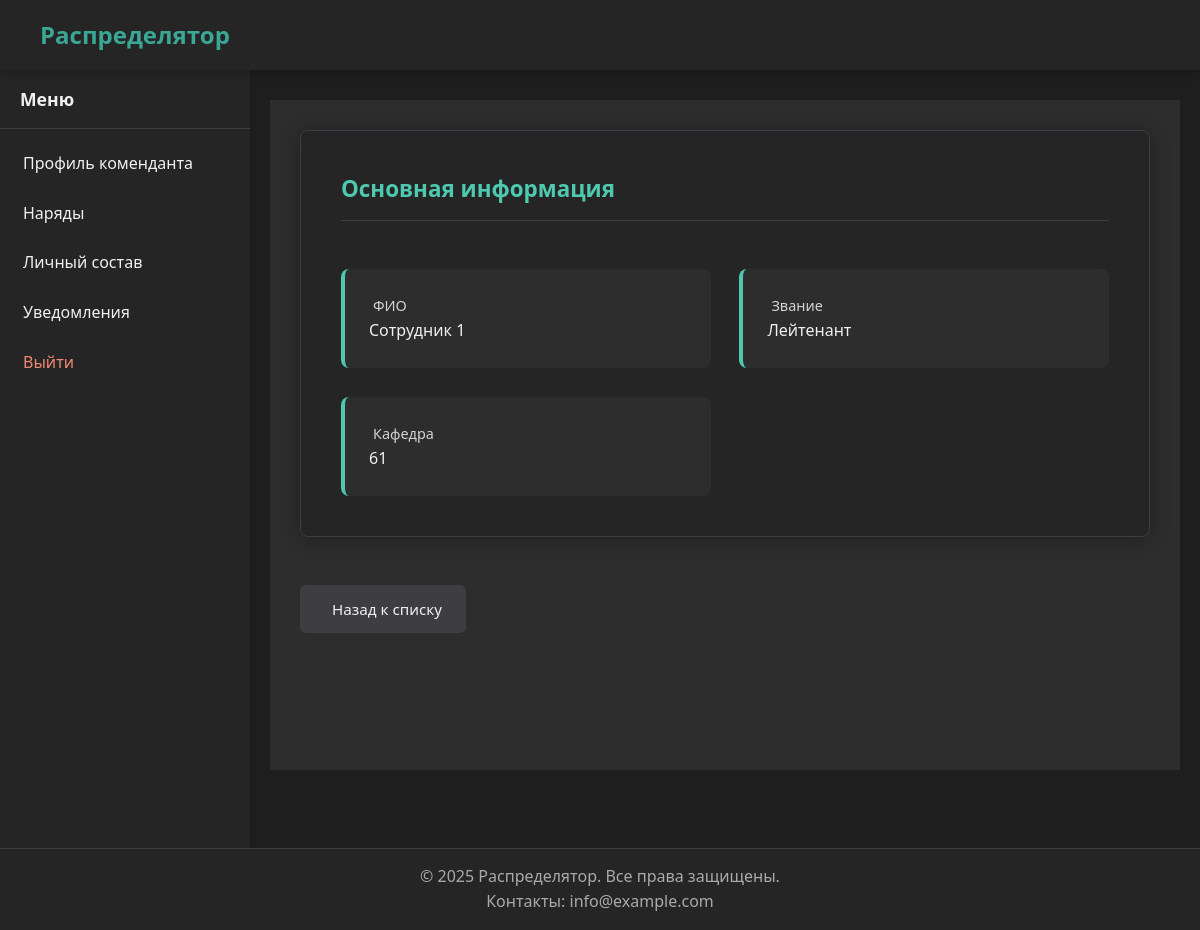
Page /commandant/staff/1/ (signed in) on the committed database.
### people/models.py (models this page shows, shortened)
class People(models.Model):
    full_name = models.CharField('ФИО', max_length=100)
    faculty = models.ForeignKey(
        Faculty,
        verbose_name='Факультет',
        on_delete=models.SET_NULL,
        null=True,
        blank=True
    )
    department = models.ForeignKey(
        Department,
        verbose_name='Кафедра',
        on_delete=models.SET_NULL,
        null=True,
        blank=True
    )
    rank = models.ForeignKey(
        Rank,
        verbose_name='Звание',
        on_delete=models.PROTECT
    )
    last_duty_date = models.DateField(
        'Дата последнего наряда',
        null=True,
        blank=True
    )
    workload = models.FloatField(
        'Нагрузка',
        default=0.0
    )
    class Meta:
        verbose_name = 'Человек'
        verbose_name_plural = 'Люди'
        ordering = ['full_name']

### rank/models.py (models this page shows)
class Rank(models.Model):
    rank = models.CharField('Звание', max_length=30, unique=True)
    class Meta:
        verbose_name = 'Звание'
        verbose_name_plural = 'Звания'
    def __str__(self):
        return self.rank

### unit/models.py (models this page shows, shortened)
class Department(models.Model):
    name = models.CharField(max_length=20, verbose_name="Название кафедры", unique=True)
    faculty = models.ForeignKey(
        'Faculty',
        on_delete=models.SET_NULL,
        null=True,
        blank=True,
        verbose_name="Факультет",
        related_name="departments"
    )
    class Meta:
        verbose_name = 'Кафедра'
        verbose_name_plural = 'Кафедры'

### commandant/views.py (the view)
# urls.py: path('staff/<int:pk>/', views.CommandantStaffDetailView.as_view(), name='staff_detail'),
class CommandantStaffDetailView(IsCommandantMixin, TemplateView):
    template_name = 'profiles/commandant/staff/detail.html'
    def get_context_data(self, **kwargs):
        context = super().get_context_data(**kwargs)
        person_id = self.kwargs['pk']
        try:
            person = People.objects.select_related('department', 'rank').get(pk=person_id)
        except People.DoesNotExist:
            person = None
        context['person'] = person
        return context

### core/mixins.py (called while the page is built)
    def dispatch(self, request, *args, **kwargs):
        if not request.user.is_authenticated:
            messages.warning(request, _("Для доступа необходимо авторизоваться"))
            return redirect(self.login_url)
        if not request.user.groups.filter(name='Комендант').exists():
            messages.warning(request, self.permission_denied_message)
            return redirect('home')
        return super().dispatch(request, *args, **kwargs)

### core/utils.py (called while the page is built)
def get_user_type(user):
    if user.is_superuser:
        return 'admin'
    groups = list(user.groups.values_list('name', flat=True))
    if 'Комендант' in groups:
        return 'commandant'
    elif 'Факультет' in groups:
        return 'faculty'
    elif 'Кафедра' in groups:
        return 'department'
    return None

### templates/profiles/commandant/staff/detail.html (shortened to what this page needs)
{% extends "base_account.html" %}
{% load static %}
{% block extra_head %}
<link rel="stylesheet" href="{% static 'css/profile.css' %}">
<link rel="stylesheet" href="{% static 'css/forms.css' %}">
{% endblock %}
{% block account_content %}
    <div class="profile-card">
        <div class="profile-section">
            <div class="profile-title">
                        <h3>Основная информация</h3>
                    </div>
                </div>
                <div class="info-grid">
                    <div class="info-item">
                        <label>ФИО</label>
                        <p class="form-static">{{ person.full_name }}</p>
                    </div>
                    <div class="info-item">
                        <label>Звание</label>
                        <p class="form-static">{{ person.rank|default:"–" }}</p>
                    </div>
                    <div class="info-item">
                        <label>Кафедра</label>
                        <p class="form-static">{{ person.department.name|default:"–" }}</p>
                    </div>
                </div>
            </div>
            <a href="{% url 'commandant:staff' %}" class="btn btn-secondary">
                 Назад к списку
            </a>
        </div>
    </div>
{% endblock %}

### static/css/base.css (style rules this page uses)
* { margin: 0; padding: 0; box-sizing: border-box; }
body { font-family: 'Segoe UI', Tahoma, Geneva, Verdana, sans-serif; background-color: #1e1e1e; color: #f0f0f0; line-height: 1.6; padding-top: 70px; padding-bottom: 0; margin-bottom: 60px; min-height: 100vh; position: relative; }

### static/css/buttons.css (style rules this page uses)
.btn { display: inline-flex; align-items: center; gap: 0.5rem; padding: 0.75rem 1.5rem; border-radius: 4px; font-size: 0.95rem; font-weight: 500; border: none; cursor: pointer; text-decoration: none; transition: background-color 0.3s, transform 0.2s; }
.btn-secondary { background-color: #3e3e42; color: #f0f0f0; }

### static/css/forms.css (style rules this page uses)
label { color: #d4d4d4; font-size: 0.9rem; font-weight: 500; margin-left: 0.25rem; }
.btn { display: inline-flex; align-items: center; justify-content: center; padding: 0.75rem 1.5rem; border-radius: 6px; font-weight: 500; transition: all 0.2s; border: none; cursor: pointer; font-size: 0.95rem; min-width: 120px; text-align: center; gap: 8px; }
.btn-secondary { background-color: #3e3e42; color: #f0f0f0; }

### static/css/profile.css (style rules this page uses)
.profile-card { background-color: #252526; border-radius: 8px; padding: 2.5rem; box-shadow: 0 2px 20px rgba(0, 0, 0, 0.3); margin-bottom: 3rem; border: 1px solid #3e3e42; }
.profile-section { margin-bottom: 3rem; }
.profile-section h3 { color: #4ec9b0; margin-bottom: 1.8rem; font-size: 1.4rem; display: flex; align-items: center; gap: 0.8rem; padding-bottom: 0.8rem; border-bottom: 1px solid #3e3e42; }
.info-grid { display: grid; grid-template-columns: repeat(auto-fill, minmax(280px, 1fr)); gap: 1.8rem; }
.info-item { background-color: #2d2d2d; padding: 1.5rem; border-radius: 8px; border-left: 4px solid #4ec9b0; transition: transform 0.2s, box-shadow 0.2s; }

### rows in the picture
People: full_name "Сотрудник 1", rank "Лейтенант", department.name "61"

### other values in the picture
{{ item.name }} "Профиль коменданта" "Наряды" "Личный состав" "Уведомления"
